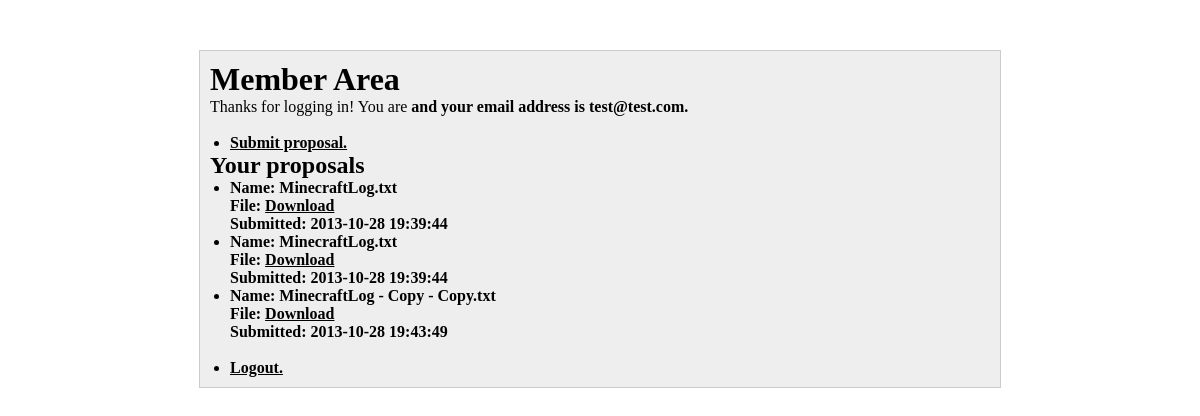
Page /index.php (signed in) on the committed database.
### tables this page shows
CREATE TABLE IF NOT EXISTS `files` (
  `ID` int(10) unsigned zerofill NOT NULL AUTO_INCREMENT,
  `Name` text NOT NULL,
  `Path` text NOT NULL,
  `Uploaded` datetime NOT NULL DEFAULT CURRENT_TIMESTAMP,
  `UserID` int(11) NOT NULL,
  PRIMARY KEY (`ID`)
);

### index.php (the view, shortened to what this page needs)
<?php include "base.php"; ?>
<!DOCTYPE html PUBLIC "-//W3C//DTD XHTML 1.0 Strict//EN" "http://www.w3.org/TR/xhtml1/DTD/xhtml1-strict.dtd">
<html xmlns="http://www.w3.org/1999/xhtml">
<head>
<link rel="stylesheet" href="style.css" type="text/css" />
</head>
<body>
<div id="main">
<?php
if(!empty($_SESSION['LoggedIn']) && !empty($_SESSION['Username']))
{
	?><h1>Member Area</h1>
  	 <p>Thanks for logging in! You are <b><?=$_SESSION['firstName']?><b> and your email address is <b><?=$_SESSION['EmailAddress']?></b>.</p><br />
    <?php
	$checkuserid = $db->prepare("SELECT UserID, Permissions FROM users WHERE Username =?");
		$username = ($_SESSION['Username']);
		$checkuserid->execute(array($username));
		$results = $checkuserid->fetch(PDO::FETCH_NUM);
		$uid = $results[0];
		$permissions = $results[1];
		if($permissions == 0) {
		 ?>
    <ul>
        <li><a href="submit_file.php">Submit proposal.</a></li>
    </ul>
    <?php
			echo "<h2>Your proposals</h2>";
			$getassociatedfiles = $db->prepare("SELECT * FROM files WHERE UserID=?");
			$getassociatedfiles->execute(array($uid));
			while($results = $getassociatedfiles->fetch(PDO::FETCH_ASSOC)){
			echo "<ul><li>";
				echo "Name:\t".$results["Name"]."<br>";
				echo "File:\t"."<a href=download.php?id=".$results["ID"].">Download</a>"."<br>";
				echo "Submitted:\t".$results["Uploaded"]."<br>";
			echo "</li></ul>";
			}
		}
		?>
       <br />
    <ul>
        <li><a href="logout.php">Logout.</a></li>
    </ul><?php
}
?>
</div>
</body>
</html>

### style.css (style rules this page uses)
* { margin: 0; padding: 0; }
body { font-family: Trebuchet MS; }
a { color: #000; }
li { margin-left: 20px; }
#main { width: 780px; margin: 0 auto; margin-top: 50px; padding: 10px; border: 1px solid #CCC; background-color: #EEE; }

### rows in the picture
files: Name "MinecraftLog.txt", Uploaded "2013-10-28 19:39:44"
files: Name "MinecraftLog.txt", Uploaded "2013-10-28 19:39:44"
files: Name "MinecraftLog - Copy - Copy.txt", Uploaded "2013-10-28 19:43:49"

### other values in the picture
$_SESSION['EmailAddress'] "test@test.com"
